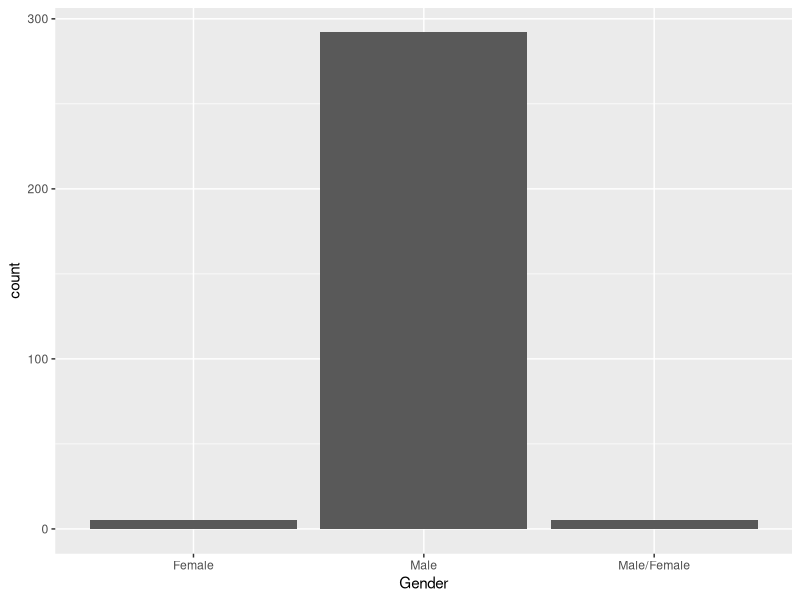
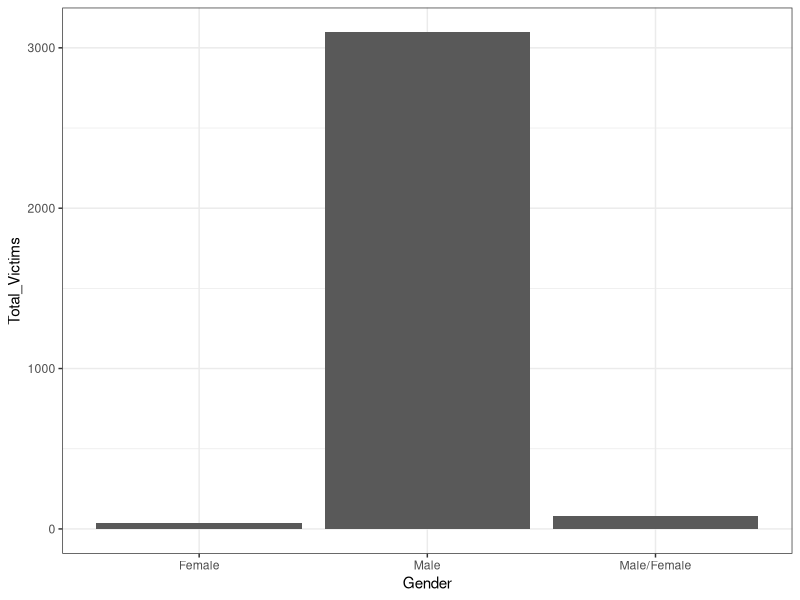
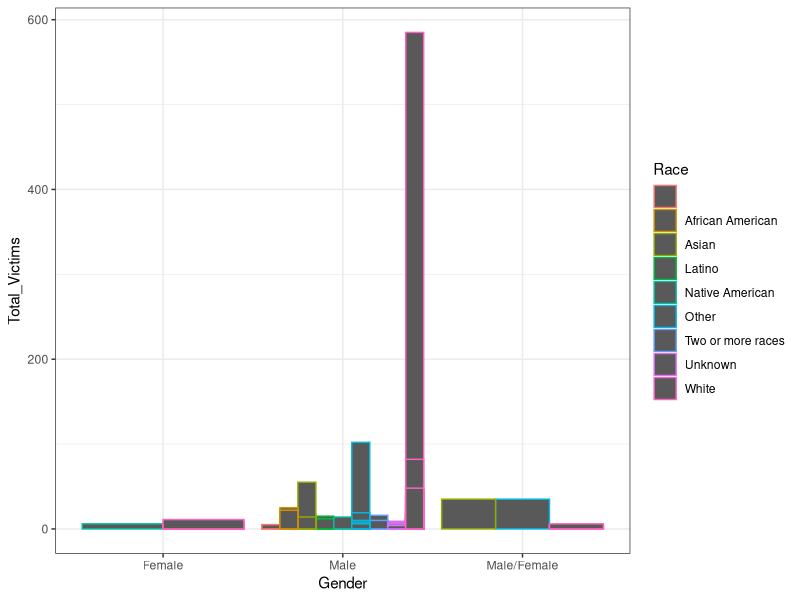
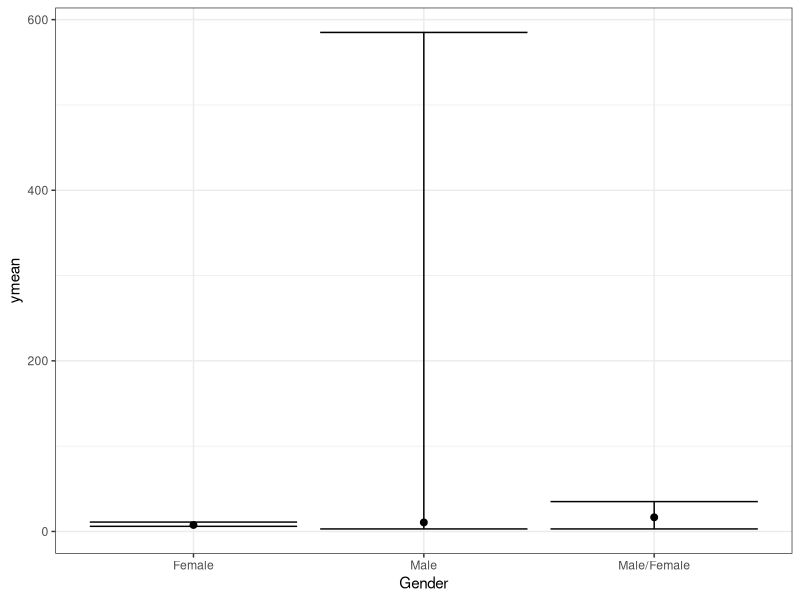

These charts were generated, in order, by the following R code:
## Gender and race tests 
##---------Load dependencies------##
library(ggplot2)
library(tidyr)
library(dplyr)
##--------------------------------##



##---------------------------------------------------------------------------##
##---------Load data Set----------##
shootings <- read.csv('Mass Shootings Dataset Ver 5.csv', stringsAsFactors = FALSE)
##--------------------------------##


## -------------- Remove Unnecessary Columns -----------------------------------

shootings <- subset(shootings, select = -c(1, 2, 5, 9:11, 13, 16, 20, 21))

## -------------- State & City Columns -----------------------------------------

shootings$City <- sapply(strsplit(shootings$Location, ","), "[", 1)
shootings$State <- sapply(strsplit(shootings$Location, ","), "[", 2)

shootings$City[is.na(shootings$City)] <- "Unknown"
shootings$State[is.na(shootings$State)] <- "Unknown"
shootings$State[shootings$City == "Washington D.C."] = "DC"

shootings$State <- factor(shootings$State)
levels(shootings$State) <- c("VA", "AL", "AK", "NM", "AZ", "AR", "CA",
                             "CA", "CO", "CO", "CT", "FL", "GA", "HI",
                             "ID", "IL", "IN", "IA", "KS", "KY", "LA",
                             "PA", "LA", "ME", "MA", "MD", "MI", "MN",
                             "MS", "MO", "MT", "NE", "NV", "NJ", "NM",
                             "NY", "NC", "NV", "OH", "OK", "OR", "PA",
                             "PA", "CA", "PA", "SC", "SD", "TN", "TX",
                             "TX", "TX", "UT", "VT", "VA", "WA", "WA",
                             "WV", "WI", "WY", "DC", "Unknown")

## -------------- Location Type Column -----------------------------------------

names(shootings) <- sub("Open.Close.Location", "Location_Type", names(shootings))
shootings$Location_Type[is.na(shootings$Location_Type)] <- "unknown"
shootings$Location_Type <- factor(shootings$Location_Type)
levels(shootings$Location_Type) <- c("closed", "open", "open+closed", "open+closed", "unknown")

## -------------- Target Column ------------------------------------------------

shootings$Target[!is.na(shootings$Target) & shootings$Target != "random"] = "not random"
shootings$Target[is.na(shootings$Target)] <- "unknown"

## -------------- Cause Column -------------------------------------------------

shooting_causes <- c("unknown", "psycho", "racism", "religious radicalism", "terrorism", "")
shootings$Cause[!(is.na(shootings$Cause)) & !(shootings$Cause %in% shooting_causes)] <- "other"
shootings$Cause[is.na(shootings$Cause)] <- "unknown"

## -------------- Victims Column -----------------------------------------------

names(shootings) <- sub("Total.victims", "Total_Victims", names(shootings))

## -------------- Age Column ---------------------------------------------------

shootings$Age <- as.character(shootings$Age)
shootings$Age[is.na(shootings$Age)] <- "unknown"

## -------------- Employment Status Column -------------------------------------

names(shootings) <- sub("Employeed..Y.N.", "Employment_Status", names(shootings))
shootings$Employment_Status[shootings$Employment_Status == 1] <- "Yes"
shootings$Employment_Status[shootings$Employment_Status == 0] <- "No"
shootings$Employment_Status[is.na(shootings$Employment_Status)] <- "Unknown"

## -------------- Mental Health Issues Column ----------------------------------

names(shootings) <- sub("Mental.Health.Issues", "Mental_Health_Issues",
                        names(shootings), fixed = TRUE)
shootings$Mental_Health_Issues[shootings$Mental_Health_Issues == "unknown"] <- "Unknown"

## -------------- Race Column --------------------------------------------------

shootings$Race[shootings$Race == "Asian American/Some other race" |
                 shootings$Race == "Asian American"] <- "Asian"
shootings$Race[shootings$Race == "Black American or African American/Unknown" |
                 shootings$Race == "black" |
                 shootings$Race == "Black American or African American" |
                 shootings$Race == "Black"] <- "African American"

shootings$Race[shootings$Race == "Native American or Alaska Native"] <- "Native American"

shootings$Race[shootings$Race == "White American or European American/Some other Race" |
                 shootings$Race == "White American or European American" |
                 shootings$Race == "white"] <- "White"

shootings$Race[shootings$Race == "Some other race"] <- "Other"
shootings$Race[is.na(shootings$Race)] <- "Unknown"

## -------------- Gender Column ------------------------------------------------

shootings$Gender[shootings$Gender == "M"] <- "Male"
shootings$Gender[shootings$Gender == "M/F"] <- "Male/Female"
shootings$Gender[is.na(shootings$Gender)] <- "Unknown"

## -------------- Month & Year Columns -----------------------------------------

shootings$Month <- sapply(strsplit(shootings$Date, "/"), "[", 1)
shootings$Year <- sapply(strsplit(shootings$Date, "/"), "[", 3)

shootings$Month_letters <- shootings$Month
shootings$Month_letters <- factor(shootings$Month_letters)
levels(shootings$Month_letters) <- c("Jan", "Oct", "Nov", "Dec", "Feb", "Mar",
                                     "Apr", "May", "Jun", "Jul", "Aug", "Sep")

## -------------- Remove Unnecessary Columns -----------------------------------

shootings <- subset(shootings, select = -c(1, 2))

# -----------------------------------------------




## -- Some pre-cleaning -- ##
## Remove unkown genders
shootings$Gender[shootings$Gender == "Unknown"] <- NA
shootings <- na.omit(shootings)


##---------------------------------------------------------------------------##
##                                                                           ##
##                            PLOTTING                                       ##
##---------------------------------------------------------------------------##
## -- Plot some initial results -- ##
## Basic plots
## How many males and females are responsible for mass shootings?
ggplot(shootings, aes(x = Gender)) + 
  geom_bar() + 
  theme_set(theme_bw())

## Show differences between gender and total victims
ggplot(shootings, aes(x = Gender, y = Total_Victims) ) + 
  geom_bar(stat='identity') + 
  theme_set(theme_bw())

## Show differences between race, gender and total_victims
ggplot(shootings, aes(x = Gender, y = Total_Victims, color = Race) ) + 
  geom_bar(stat='identity',position='dodge')

## Error bars for gender and amount of kills
mean_kills <- shootings %>% group_by(Gender) %>%
  summarize(ymin = min(Total_Victims),
            ymax = max(Total_Victims),
            ymean = mean(Total_Victims))

ggplot(mean_kills, aes(x = Gender, y = ymean)) +
  geom_point(size = 2) +
  geom_errorbar(aes(ymin = ymin, ymax = ymax))


##---------------------------------------------------------------------------##
##                                                                           ##
##                            ANALYSES                                       ##
##---------------------------------------------------------------------------##
## Remove male/female duo mass-shootings:
shootings$Gender[shootings$Gender == 'Male/Female'] <- NA
shootings <- na.omit(shootings)

## Remove unknown race
shootings$Race[shootings$Race == 'Unknown'] <- NA
shootings <- na.omit(shootings)

## Correlation is not possible with categorical variables
## so we use chisq.test
chi_square_results <- chisq.test(x = shootings$Gender, y = shootings$Race)
chi_square_results




## The chi-square shows significant results P = 0.002
## This means that race and gender are dependent on each other

## Perhaps we could get some more results with linear regression
## Change values to dummy variables
shootings$Gender <- factor(shootings$Gender)
shootings <- shootings %>%
  mutate(Gender = relevel(Gender, ref = "Male"))

## Run LM
summary(lm(Total_Victims ~ Gender, data = shootings))

## We have a significant interaction, which means that there is a significant
## difference between males and females.


## Use linear regression to predict victims based on race
## Use dummy coding
shootings$Race <- factor(shootings$Race)
shootings <- shootings %>%
  mutate(Race = relevel(Race, ref = "White"))

## Run LM
summary(lm(Total_Victims ~ Race, data = shootings))

## No significance here
##---------------------------------------------------------------------------##